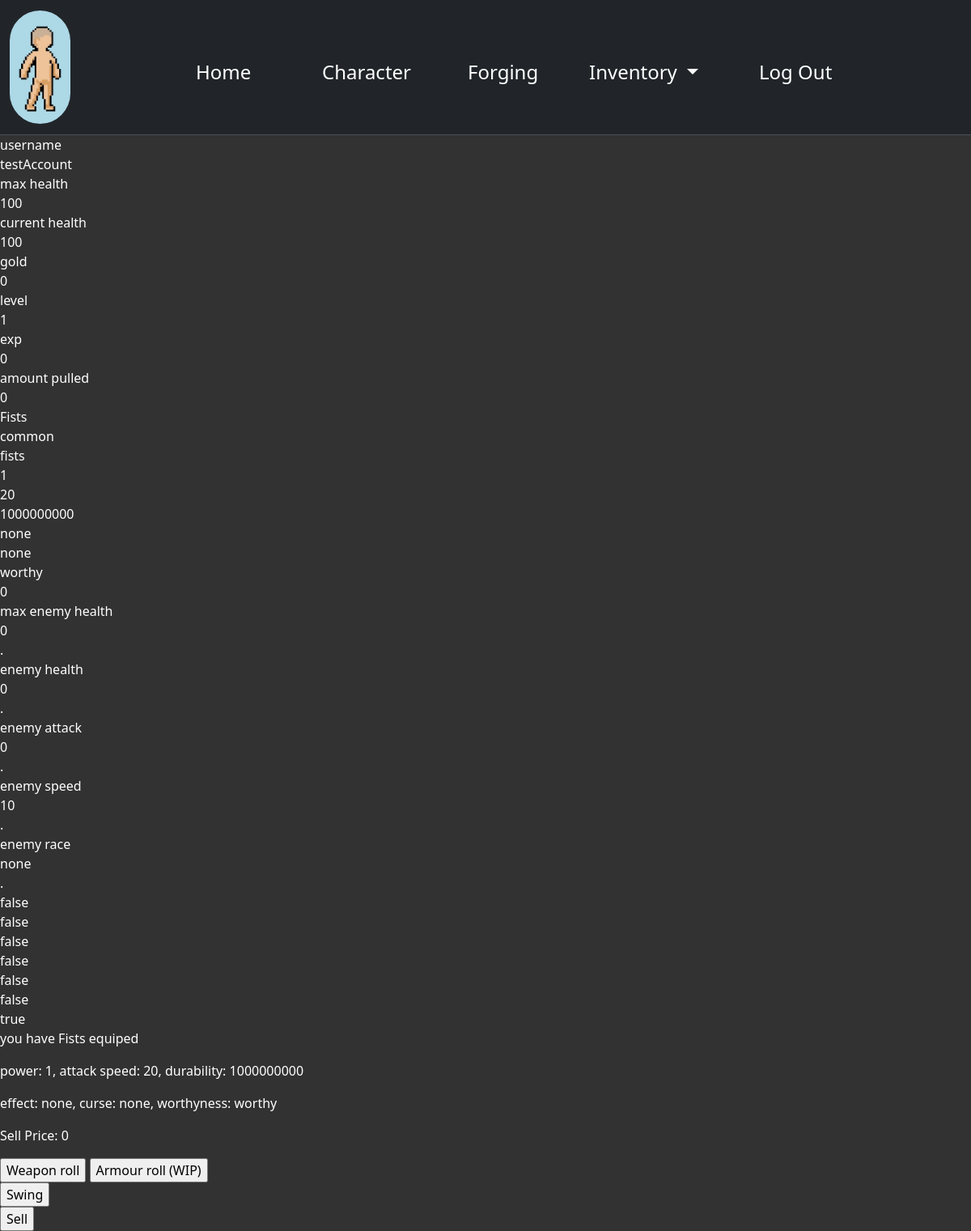
/index.php (signed in), run on the app's committed database.
### tables this page shows
CREATE TABLE `user` (
  `userId` int(11) NOT NULL,
  `username` varchar(20) NOT NULL,
  `email` varchar(200) NOT NULL,
  `passwordText` varchar(200) NOT NULL,
  `gender` varchar(16) NOT NULL,
  `maxHealth` int(10) NOT NULL DEFAULT 100,
  `currentHealth` int(20) NOT NULL DEFAULT 100,
  `gold` int(20) NOT NULL DEFAULT 0,
  `level` int(4) NOT NULL DEFAULT 1,
  `exp` int(20) NOT NULL DEFAULT 0,
  `amountPulled` int(6) NOT NULL DEFAULT 0,
  `weaponId` int(11) NOT NULL DEFAULT 0
);

### index.php (the view, shortened to what this page needs)
<?php
  include "inc/header.php";
      ?><script>
  <div>
    <?php
      $userId = $_COOKIE["userId"];
      $sql = "SELECT weaponId FROM user WHERE userId = $userId";
      $currentWeaponId = mysqli_query($conn,$sql);
      $row = mysqli_fetch_assoc($currentWeaponId);
      $currentWeaponIdValue = $row['weaponId'];
      $sql = "SELECT * FROM `weapon inventory` WHERE weaponId = $currentWeaponIdValue";
      $currentWeapon = mysqli_query($conn,$sql);
      $weaponValues = mysqli_fetch_assoc($currentWeapon);
      $sql = "SELECT * FROM user WHERE userId = $userId";
      $currentUser = mysqli_query($conn,$sql);
      $user = mysqli_fetch_assoc($currentUser);
      $weaponName = $weaponValues["weaponName"];
      $weaponRarity = $weaponValues["weaponRarity"];
      $typeStore = $weaponValues["weaponType"];
      $weaponPower = $weaponValues["weaponPower"];
      $attackSpeed = $weaponValues["attackSpeed"];
      $weaponDurability = $weaponValues["weaponDurability"];
      $effect = $weaponValues["effect"];
      $curse = $weaponValues["curse"];
      $worthyness = $weaponValues["worthyness"];
      $sellPrice = $weaponValues["sellPrice"];
      $username = $user["username"];
      $maxHealth = $user["maxHealth"];
      $currentHealth = $user["currentHealth"];
      $gold = $user["gold"];
      $level = $user["level"];
      $exp = $user["exp"];
      $amountPulled = $user["amountPulled"];
      echo '<div> username <div>';
      echo '<div id = "username">' .$username. '</div>';
      echo '<div> max health <div>';
      echo '<div id = "maxUserHealth">'.$maxHealth. '</div>';
      echo '<div> current health <div>';
      echo '<div id = "userHealth">'.$currentHealth. '</div>';
      echo '<div> gold <div>';
      echo '<div id = "userGold">'.$gold. '</div>';
      echo '<div> level <div>';
      echo '<div id = "userLv">'.$level. '</div>';
      echo '<div> exp <div>';
      echo '<div id = "exp">'.$exp. '</div>';
      echo '<div> amount pulled <div>';
      echo '<div id = "amountPulled">'.$amountPulled. '</div>';
      echo '<div id = "WN">' . $weaponName . '</div>';
      echo '<div id = "WR">' . $weaponRarity . '</div>';
      echo '<div id = "TS">' . $typeStore . '</div>';
      echo '<div id = "WP">' . $weaponPower . '</div>';
      echo '<div id = "AS">' . $attackSpeed . '</div>';
      echo '<div id = "WD">' . $weaponDurability . '</div>';
      echo '<div id = "E">' . $effect . '</div>';
      echo '<div id = "C">' . $curse . '</div>';
      echo '<div id = "UW">' . $worthyness . '</div>';
      echo '<div id = "SP">' . $sellPrice . '</div>';
    ?>
    <div>max enemy health</div>
    <div id = maxEnemyHealth>0</div>
    <div>.</div>
    <div>enemy health</div>
    <div id = "EnemyHealth">0</div>
    <div>.</div>
    <div>enemy attack</div>
    <div id = "EnemyAttack">0</div>
    <div>.</div>
    <div>enemy speed</div>
    <div id = "EnemySpeed">10</div>
    <div>.</div>
    <div>enemy race</div>
    <div id = "EnemyRace">none</div>
    <div>.</div>
    <div id = "BA">false</div>
    <div id = "PA">false</div>
    <div id = "DA">false</div>
    <div id = "EBA">false</div>
    <div id = "EPA">false</div>
    <div id = "EDA">false</div>
    <div id = "SA" >true</div>
    <div id = "RT">
      <p>you have <?php echo "$weaponName";?> equiped</p>
    </div>
    <div id = "PAD">
      <p><?php echo "power: $weaponPower, attack speed: $attackSpeed, durability: $weaponDurability";?></p>
    </div>
    <div id = "ECW" >
      <p><?php echo "effect: $effect, curse: $curse, worthyness: $worthyness";?></p>
    </div>
    <div id = "Price">
      <p><?php echo "Sell Price: $sellPrice";?></p>
    </div>
    <input type="button" onclick= "weaponRoll()" value="Weapon roll"/>
    <input type="button" onclick= "weaponRoll()"  value="Armour roll (WIP)"/>
    <div id = "swing">
      <input id = "swingButton" type="button" onclick= "swingPart1()" value="Swing"/>
    </div>
    <div id = "sell">
      <input id = "sellButton" type="button" onclick= "Sell()" value="Sell"/>
    </div>
    <?php include "inc/footer.php"?>
</body>
</html>

### inc/header.php (shortened to what this page needs)
<?php
require "config/database.php";
$userId = $_COOKIE["userId"];
$sql = "SELECT * FROM user WHERE userId = $userId";
$currentUser = mysqli_query($conn,$sql);
$user = mysqli_fetch_assoc($currentUser);
$gender = $user["gender"];
?>
<!DOCTYPE html>
<html lang="en">
<head>
    <link href="https://cdn.jsdelivr.net/npm/bootstrap@5.3.2/dist/css/bootstrap.min.css" rel="stylesheet">
    <link rel="stylesheet" href="css/mystyles.css">
</head>
<body id = "textChange">
  <nav class="navbar bg-dark border-bottom border-body navbar-expand-lg" data-bs-theme="dark">
  <div class="container-fluid" >
    <a class="navbar-brand" href="character.php">
      <img src="img/base_character.png" style = "width:75px; height:140px;" alt="Logo" <?php if ($gender == "male"){echo 'id = "male_avatar_title"';}else if($gender == "female"){echo 'id = "female_avatar_title"';} else{echo 'id = "genderless"';}?> width="30" height="24">
    </a>
    <div class="collapse navbar-collapse" id="navbarSupportedContent">
      <ul class="navbar-nav mx-auto mb-2 my-sm-auto" >
        <li class="nav-item" id = "home">
          <a class="nav-link active" aria-current="page" href="index.php">Home</a>
        </li>
        <li class="nav-item" id = "character">
          <a class="nav-link active" aria-current="page" href="character.php">Character</a>
        </li>
        <li class="nav-item" id = "forging">
          <a class="nav-link active" aria-current="page" href="Forging.php">Forging</a>
        </li>
        <li class="nav-item dropdown" id = "inventory">
          <a class="nav-link dropdown-toggle active" aria-current="page" role="button" data-bs-toggle="dropdown" aria-expanded="false">
            Inventory
          </a>
        </li>
        <li class="nav-item" id = "logOut">
          <a class="nav-link active" href="logout.php">Log Out</a>
        </li>
      </ul>
    </div>
  </div>
</nav>

### inc/footer.php (shortened to what this page needs)
</body>
</html>

### css/mystyles.css (style rules this page uses)
body { background-color: rgb(50, 50, 50); }
#male_avatar,#male_gender_button,#male_avatar_title { background-color: lightblue; border-radius: 90px; transition: .5s; }
#textChange { color: white; }
#home,#character,#forging,#inventory,#logOut { position: absolute; font-size: 150%; top: 38%; }
#home { left: 19.5%; }
#character { left: 32.5%; }
#forging { left:47.5%; }
#inventory { left: 60%; }
#logOut { left: 77.5%; }

### data on the page
user: username "testAccount", maxHealth "100", currentHealth "100", gold "0", level "1", exp "0", amountPulled "0"
weapon inventory: weaponName "Fists", weaponRarity "common", weaponType "fists", weaponPower "1", attackSpeed "20", weaponDurability "1000000000", effect "none", curse "none", worthyness "worthy", sellPrice "0"
